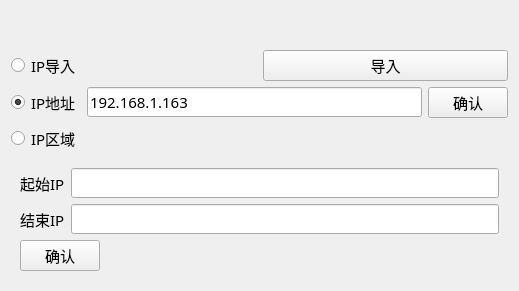
<?xml version="1.0" encoding="UTF-8"?>
<ui version="4.0">
 <class>IpsWid</class>
 <widget class="QWidget" name="IpsWid">
  <property name="geometry">
   <rect>
    <x>0</x>
    <y>0</y>
    <width>519</width>
    <height>281</height>
   </rect>
  </property>
  <property name="font">
   <font>
    <family>微软雅黑</family>
    <pointsize>11</pointsize>
   </font>
  </property>
  <property name="windowTitle">
   <string>Form</string>
  </property>
  <layout class="QVBoxLayout" name="verticalLayout_3">
   <property name="topMargin">
    <number>50</number>
   </property>
   <item>
    <layout class="QHBoxLayout" name="horizontalLayout">
     <item>
      <widget class="QRadioButton" name="radio_1">
       <property name="text">
        <string>IP导入</string>
       </property>
      </widget>
     </item>
     <item>
      <widget class="QPushButton" name="exportBtn">
       <property name="text">
        <string>导入</string>
       </property>
      </widget>
     </item>
    </layout>
   </item>
   <item>
    <layout class="QHBoxLayout" name="horizontalLayout_2">
     <item>
      <widget class="QRadioButton" name="radio_2">
       <property name="text">
        <string>IP地址</string>
       </property>
       <property name="checked">
        <bool>true</bool>
       </property>
      </widget>
     </item>
     <item>
      <widget class="QLineEdit" name="ipEdit">
       <property name="text">
        <string>192.168.1.163</string>
       </property>
      </widget>
     </item>
     <item>
      <widget class="QPushButton" name="btn_1">
       <property name="text">
        <string>确认</string>
       </property>
      </widget>
     </item>
    </layout>
   </item>
   <item>
    <widget class="QRadioButton" name="radio_3">
     <property name="text">
      <string>IP区域</string>
     </property>
    </widget>
   </item>
   <item>
    <widget class="QWidget" name="widget" native="true">
     <layout class="QVBoxLayout" name="verticalLayout_2">
      <item>
       <layout class="QHBoxLayout" name="horizontalLayout_5">
        <item>
         <widget class="QLabel" name="label">
          <property name="text">
           <string>起始IP</string>
          </property>
         </widget>
        </item>
        <item>
         <widget class="QLineEdit" name="startEdit"/>
        </item>
       </layout>
      </item>
      <item>
       <layout class="QHBoxLayout" name="horizontalLayout_6">
        <item>
         <widget class="QLabel" name="label_2">
          <property name="text">
           <string>结束IP</string>
          </property>
         </widget>
        </item>
        <item>
         <widget class="QLineEdit" name="endEdit"/>
        </item>
       </layout>
      </item>
      <item>
       <widget class="QPushButton" name="btn_2">
        <property name="sizePolicy">
         <sizepolicy hsizetype="Fixed" vsizetype="Fixed">
          <horstretch>0</horstretch>
          <verstretch>0</verstretch>
         </sizepolicy>
        </property>
        <property name="text">
         <string>确认</string>
        </property>
       </widget>
      </item>
     </layout>
    </widget>
   </item>
  </layout>
 </widget>
 <resources/>
 <connections/>
</ui>
